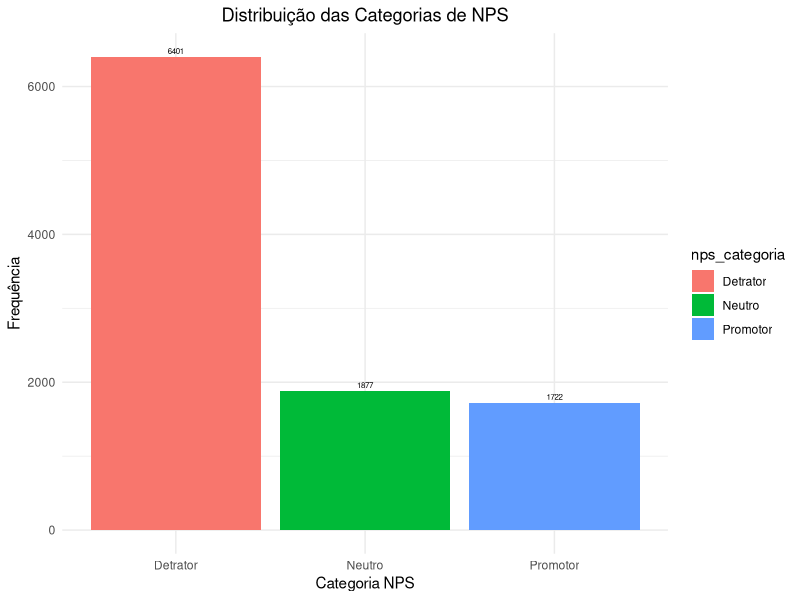
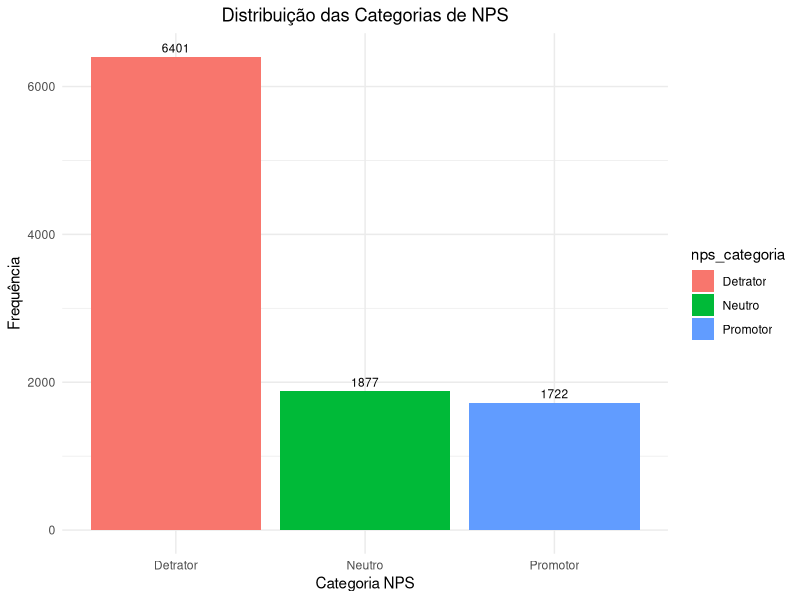

Source code (R) for these figures, in order: (Note: this script raises an error after producing the figures.)
library(tidyverse)
library(readxl)


#### CARREGAMENTO E CHECAGEM DO BANCO ####

base_produtos <- read_excel("base_produtos.xlsx")
View(base_produtos)

respostas_nps <- read_excel("respostas_nps.xlsx")
View(respostas_nps)

base_produtos <- as.data.frame(base_produtos)
respostas_nps<- as.data.frame(respostas_nps)

attach(base_produtos)
attach(respostas_nps)

glimpse(base_produtos) 
glimpse(respostas_nps)

# AJUSTE DO NOME DAS VARIAVEIS  

base_produtos <- base_produtos |> 
  rename(
    segmento_do_cliente = `Segmento do Cliente`,
    cartao_de_credito = `cartão de crédito`,
    cheque_especial = `cheque especial`,
    credito_pessoal = `crédito pessoal`,
    credito_consignado = `crédito consignado`)

respostas_nps <- respostas_nps |> 
  rename(
    CPF = CPF_FALSO,
    respostas_de_nps = `Resposta de NPS`,
    data_da_resposta = `Data da Resposta`,
    segmento_do_cliente = `Segmento do Cliente`
  ) 

respostas_nps <- respostas_nps |> 
  select(-segmento_do_cliente)

# JUNTANDO OS DADOS 


dados_unidos <- left_join(base_produtos, respostas_nps,
                          by = "CPF")
View(dados_unidos)

# CRIANDO NOVAS VARIÁVEIS  PARA ANALISE DESCRITIVA

dados_unidos <- dados_unidos |> 
  mutate(total_produtos = previdência + cartao_de_credito +
           cheque_especial + credito_pessoal + credito_consignado +
           cdb)

# DUMMIES PARA  OS PRODUTOS

dados_unidos <- dados_unidos |> 
  mutate(dummy_previdencia = ifelse(previdência > 1,1,0),
         dummy_cart_cred = ifelse(cartao_de_credito > 1,1,0),
         dummy_cheq_esp = ifelse(cheque_especial>1,1,0),
         dummy_cred_pes = ifelse(credito_pessoal>1,1,0),
         dummy_cdb = ifelse(cdb>1,1,0),
         dummy_cred_cons = ifelse(credito_consignado>1,1,0),
         dummy_tot_prod = ifelse(total_produtos>1,1,0))



write.csv(dados_unidos, "dados_unidos.csv", row.names = FALSE)

# VERIFICANDO OS NA's

dados_unidos |> 
  summarise(across(everything(),~ sum(is.na(.))))

dados_unidos |> 
  filter(if_any(everything(), is.na))

 # os dados estão livre de NA


# ANALISE DESCRITIVA

table(dados_unidos$segmento_do_cliente.x)

table(respostas_nps$respostas_de_nps)



#DESCRITIVA NPS RESPOSTA

respostas_nps |> 
  summarise(
    total_respostas = n(),
    media = mean(respostas_de_nps, na.rm = TRUE),
    mediana = median(respostas_de_nps, na.rm = TRUE),
    minimo = min(respostas_de_nps, na.rm = TRUE),
    maximo = max(respostas_de_nps, na.rm = TRUE),
    desvio_padrao = sd(respostas_de_nps, na.rm = TRUE),
    Q1 = quantile(respostas_de_nps, 0.25, na.rm = TRUE),
    Q3 = quantile(respostas_de_nps, 0.75, na.rm = TRUE)
  )



# DESCRITIVA NPS CATEGORIZADA
respostas_nps <- respostas_nps |> 
  mutate(nps_categoria = case_when(
    respostas_de_nps >= 9 ~ "Promotor",
    respostas_de_nps >= 7 ~ "Neutro",
    respostas_de_nps >= 0 ~ "Detrator",
    TRUE ~ NA_character_
  ))

respostas_nps |> count(nps_categoria)

prop.table(table(respostas_nps$nps_categoria)) * 100


ggplot(respostas_nps, aes(x = nps_categoria, fill = nps_categoria)) +
  geom_bar() +
  geom_text(stat = "count", aes(label = ..count..), vjust = -0.5, size = 2) +  
  labs(title = "Distribuição das Categorias de NPS", x = "Categoria NPS", y = "Frequência") +
  theme_minimal() +
  theme(plot.title = element_text(hjust = 0.5))  

n_distinct((base_produtos$CPF))
n_distinct((respostas_nps$CPF))

# PENAS VERIFICANDO SE BATE COM OS DADOS QUE FORAM UNIDOS

dados_unidos <- dados_unidos |>
  mutate(nps_categoria = case_when(
    respostas_de_nps >= 9 ~ "Promotor",
    respostas_de_nps >= 7 ~ "Neutro",
    respostas_de_nps >= 0 ~ "Detrator",
    TRUE ~ NA_character_
  ))

dados_unidos |> count(nps_categoria)

prop.table(table(dados_unidos$nps_categoria)) * 100

ggplot(dados_unidos, aes(x = nps_categoria, fill = nps_categoria)) +
  geom_bar() +
  geom_text(stat = "count", aes(label = ..count..), vjust = -0.5, size = 3) +  
  labs(title = "Distribuição das Categorias de NPS", x = "Categoria NPS", y = "Frequência") +
  theme_minimal() +
  theme(plot.title = element_text(hjust = 0.5)) 



prop.table(table(dados_unidos$nps_categoria, dados_unidos$dummy_tot_prod), margin = 2) * 100 

prop.table(table(dados_unidos$nps_categoria, dados_unidos$dummy_cdb), margin = 2) * 100 

prop.table(table(dados_unidos$nps_categoria, dados_unidos$dummy_previdencia), margin = 2) * 100 

prop.table(table(dados_unidos$nps_categoria, dados_unidos$dummy_cart_cred), margin = 2) * 100 

prop.table(table(dados_unidos$nps_categoria, dados_unidos$dummy_cheq_esp), margin = 2) * 100 

prop.table(table(dados_unidos$nps_categoria, dados_unidos$dummy_cred_pes), margin = 2) * 100 

prop.table(table(dados_unidos$nps_categoria, dados_unidos$dummy_cred_cons), margin = 2) * 100 


dados_unidos <- dados_unidos |> 
  mutate()

filter(dados_unidos$segmento_do_cliente.x == "Classic") 

dados_unidos<- dados_unidos |> 
  rename(segmento_cliente = segmento_do_cliente.x)

respostas_nps |> 
  filter(segmento_do_cliente == "Classic") |> 
  summary(respostas_nps$Renda)

respostas_nps |> 
  filter(segmento_do_cliente == "Exclusive") |> 
  summary(respostas_nps$Renda)


respostas_nps |> 
  filter(segmento_do_cliente == "Prime") |> 
  summary(respostas_nps$Renda)

